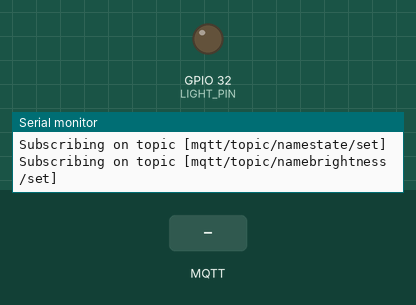
Simulated run of this sketch. Board: ESP32. Shown: output pins drawn as LEDs (lit = HIGH), the last lines printed to the serial monitor. Inputs (shaded band) come from the test bench. WiFi joins after 1.5 s; servers stay silent unless stated; no MQTT or app messages arrive unless stated.

Above: at 3.7 s.
3.8 s: MQTT message "ON" arrives on the first subscribed topic
At 5.0 s:
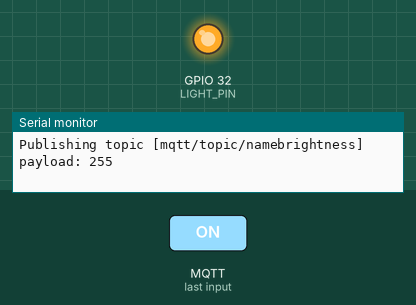
5.3 s: MQTT message "0" arrives on the first subscribed topic
At 5.8 s:
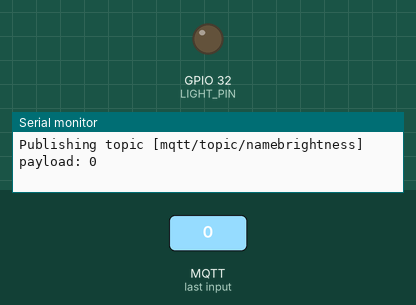
Timing chart, 0 to 8.3 s (numbered marks = the images above; inputs shaded):
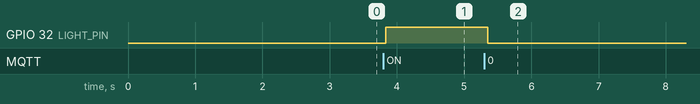

Measured:
- after the input at 3.8 s, GPIO 32 (LIGHT_PIN): LOW → HIGH at once
- after the input at 5.3 s, GPIO 32 (LIGHT_PIN): HIGH → LOW after 0.05 s

The sketch:

LightDimmer.ino
```cpp
/*****************************************/
/* Light Dimmer With MQTT on ESP32 Board */
/*****************************************/

#include "WiFi.h"
#include "PubSubClient.h"
#include "ArduinoOTA.h"

#define LIGHT_PIN 32

// Number of MQTT retiries
const int RETRIES = 100;

// PWM settings
const int FREQUENCY = 10000;
const int LED_CHANNEL = 0;
const int RESOLUTION = 8;

// WiFi and MQTT configuration variables
const char* WIFI_SSID = "my_ssid";
const char* WIFI_PASSWORD = "my_password";
const char* MQTT_SERVER = "mqtt_broker_ip_address";
const int   MQTT_PORT = 1883;
const char* MQTT_USERNAME = "mqtt_username";
const char* MQTT_PASSWORD = "mqtt_password";
const char* MQTT_CLIENT_NAME = "mqtt/topic/name";

// WiFi Static IP example
IPAddress staticIP(192,168,0,100);
IPAddress gateway(192,168,0,0);
IPAddress subnet(255,255,255,0);
IPAddress dns1(83,139,103,3);
IPAddress dns2(83,139,121,8);

// WiFi and MQTT clients
WiFiClient wifiClient;
PubSubClient mqtt_client(wifiClient);

// Light structure
struct Light
{
  // Light Availability Status
  enum Availability
  {
    OFFLINE,
    ONLINE
  };

  // Light State
  enum State
  {
    OFF,
    ON
  };

  Light(Availability availability, State state, int brightness)
    : availability(availability), state(state), brightness(brightness), stored_brightness(brightness){}

  private:
  Availability availability;
  State state;
  int brightness;
  int stored_brightness;

  public:
  void turn_onOff()
  {
    if(state == ON && brightness == 0 && stored_brightness == 0)
    {
      brightness = 255;
    }
    else if(state == ON && brightness == 0 && stored_brightness != 0)
    {
      brightness = stored_brightness;
    }
    if(state == OFF)
    {
      stored_brightness = brightness;
      brightness = 0;
    }
    Serial.println("Turn " + stateToStr(state) + " light with brightness " + brightness);
    ledcWrite(LED_CHANNEL, brightness);
  }

  // Getters and Setters
  void setAvailability(Availability availability)
  {
    this->availability = availability;
  }

  Availability getAvailability()
  {
    return availability;
  }

  void setState(State state)
  {
    this->state = state;
  }

  State getState()
  {
    return state;
  }

  void setBrightness (int brightness)
  {
    this->brightness = brightness;
  }

  int getBrightness ()
  {
    return brightness;
  }

  String stateToStr(State state)
  {
    switch(state)
    {
      case OFF: return "OFF";
      case ON: return "ON";
      default: return "";
    }
  }

  String availabilityToStr(Availability availability)
  {
    switch(availability)
    {
      case OFFLINE: return "offline";
      case ONLINE: return "online";
      default: return "";
    }
  }
};

Light light(Light::OFFLINE, Light::OFF, 0);

/*************************************/
/* Main setup() - executed only once */
/*************************************/
void setup()
{
  Serial.begin(115200);

  // Configure LED PWM functionalitites
  ledcSetup(LED_CHANNEL, FREQUENCY, RESOLUTION);

  // Attach the channel to the GPIO to be controlled
  ledcAttachPin(LIGHT_PIN, LED_CHANNEL);

  setup_wifi();
  setup_OTA_update();
  mqtt_client.setServer(MQTT_SERVER, MQTT_PORT);
  mqtt_client.setCallback(mqtt_receive);
  delay(1000);
}

/***************/
/* Main loop() */
/***************/
void loop()
{
  mqtt_connect();
  mqtt_client.loop();
  ArduinoOTA.handle();
  delay(50);
}

/********************************/
/* Used to setup WiFi connecton */
/********************************/
void setup_wifi()
{
  // We start by connecting to a WiFi network
  Serial.println();
  Serial.print("Connecting to ");
  Serial.println(WIFI_SSID);

  // Set WIFI mode, WIFI_STA - Station (STA) mode is used to get ESP module connected to a WiFi network established by an access point
  WiFi.mode(WIFI_STA);
  WiFi.config(staticIP, gateway, subnet, dns1, dns2); //For statis IP address
  WiFi.begin(WIFI_SSID, WIFI_PASSWORD);

  while (WiFi.status() != WL_CONNECTED) {
    delay(500);
    Serial.print(".");
  }

  Serial.println("");
  Serial.println("WiFi connected");
  Serial.println("IP address: ");
  Serial.println(WiFi.localIP());
}

/*****************************/
/* Used to setup OTA updates */
/*****************************/
void setup_OTA_update()
{
  ArduinoOTA.setHostname("ESP32_some_name");
  //ArduinoOTA.setPassword("esp32_optional_password");

  ArduinoOTA.onStart([]() {
    Serial.println("Start OTA");
  });
  ArduinoOTA.onEnd([]() {
    Serial.println("\nEnd OTA");
  });
  ArduinoOTA.onProgress([](unsigned int progress, unsigned int total) {
    Serial.printf("Progress: %u%%\r", (progress / (total / 100)));
  });
  ArduinoOTA.onError([](ota_error_t error) {
    Serial.printf("Error[%u]: ", error);
    if (error == OTA_AUTH_ERROR) Serial.println("Authentication Failed");
    else if (error == OTA_BEGIN_ERROR) Serial.println("Begin Failed");
    else if (error == OTA_CONNECT_ERROR) Serial.println("Connect Failed");
    else if (error == OTA_RECEIVE_ERROR) Serial.println("Receive Failed");
    else if (error == OTA_END_ERROR) Serial.println("End Failed");
  });
  ArduinoOTA.begin();
  Serial.println("OTA ready");
}

/***************************************************************************/
/* Initial MQTT connection/reconnection, publishing and subscribing topics */
/***************************************************************************/
void mqtt_connect()
{
  int retries = 0;
  const int willQoS = 0;
  const boolean willRetain = true;
  char willTopic[40] = {0};
  char willPayload[40] = {0};

  while (!mqtt_client.connected()) {
    if(retries < RETRIES)
    {
      Serial.println("Attempting MQTT connection...");
      strcpy(willTopic, MQTT_CLIENT_NAME);
      strcat(willTopic, "availability");
      strcpy(willPayload, "offline");
      if (mqtt_client.connect(MQTT_CLIENT_NAME, MQTT_USERNAME, MQTT_PASSWORD, willTopic, willQoS, willRetain, willPayload))
      {
        light.setAvailability(Light::ONLINE);
        Serial.println("MQTT client state: " + String(mqtt_client.state()));

        // Publish MQTT topics
        mqtt_publish ("availability", light.availabilityToStr(light.getAvailability()), true);
        mqtt_publish ("state", light.stateToStr(light.getState()), true);
        mqtt_publish ("brightness", String(light.getBrightness()), true);

        //Subscribe MQTT topics
        mqtt_subscribe ("state/set");
        mqtt_subscribe ("brightness/set");
      }
      else
      {
        light.setAvailability(Light::OFFLINE);

        // Publish MQTT topic
        mqtt_publish ("availability", light.availabilityToStr(light.getAvailability()), true);

        Serial.println("Failed to connect to MQTT server");
        Serial.println("MQTT client state: " + String(mqtt_client.state()));
        Serial.println("Try again in 5 seconds...");
        retries++;
        // Wait 5 seconds before retrying
        delay(5000);
      }
    }
    if(retries >= RETRIES)
    {
      light.setAvailability(Light::OFFLINE);

      // Publish MQTT topic
      mqtt_publish ("availability", light.availabilityToStr(light.getAvailability()), true);

      Serial.print("Restarting board, state: " + String(light.getAvailability()));
      ESP.restart();
    }
  }
}

/********************************************************************/
/* Callback function for receiving subscribed MQTT messages arrives */
/********************************************************************/
void mqtt_receive(char* topic, byte* payload, unsigned int length)
{
  payload[length] = '\0';
  String topicString = String(topic);
  String payloadString = String((char *)payload);

  Serial.println("Message arrived [" + topicString + "] payload: " + payloadString);

  switch (light.getAvailability())
  {
    case Light::ONLINE:
      if(topicString.equals(String(MQTT_CLIENT_NAME) + "state/set"))
      {
        payloadString.equals("ON") ? light.setState(Light::ON) : light.setState(Light::OFF);
        Serial.println("Current state set to " + light.stateToStr(light.getState()));
        light.turn_onOff();
        mqtt_publish ("state", light.stateToStr(light.getState()), true);
        mqtt_publish ("brightness", String(light.getBrightness()), true);
      }
      if(topicString.equals(String(MQTT_CLIENT_NAME) + "brightness/set"))
      {
        light.setBrightness(payloadString.toInt());
      }
    break;
    default:
      Serial.println("ERROR: MQTT message [" + topicString + "] received in wrong state = " + light.availabilityToStr(light.getAvailability()));
    break;
  }
}

/***************************************/
/* Method for publishing MQTT messages */
/***************************************/
void mqtt_publish (String stringTopic, String stringPayload, boolean retain)
{
  char topic[50] = {0};
  char payload[50] = {0};

  strcpy(topic, MQTT_CLIENT_NAME);
  strcat(topic, stringTopic.c_str());
  strcpy(payload, stringPayload.c_str());

  mqtt_client.publish(topic, payload, retain);
  Serial.println("Publishing topic [" + String(topic) + "] payload: " + String(payload));
}

/*******************************************/
/* Method for subscribing on MQTT messages */
/*******************************************/
void mqtt_subscribe (String stringTopic)
{
  char topic[50] = {0};

  strcpy(topic, MQTT_CLIENT_NAME);
  strcat(topic, stringTopic.c_str());

  mqtt_client.subscribe(topic);
  Serial.println("Subscribing on topic [" + String(topic) + "]");
}
```
